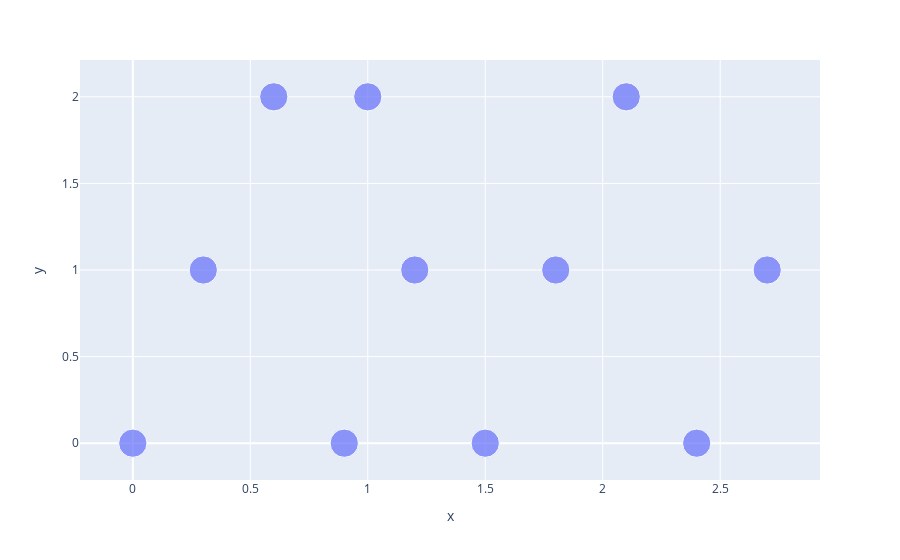

Notebook code for this chart:
### Code cell
class Pattern:
    def __init__(self, length: float):
        self.length = length
        self.length_sr = int(self.length * SR)
        self.notes = []
        self.buffer = None
        
    def play(self, time: float, note: float, length: float = 1., volume: float = 0.1):
        self.notes.append({
            "time": time,
            "start": int(time * SR),
            "end": int((time + length) * SR),
            "note": note,
            "freq": 440 + note * 100,
            "volume": volume,
        })
        
    def render(self):
        self.buffer = np.zeros(self.length_sr, dtype=np.float)
        for n in self.notes:
            samples = n["end"] - n["start"]
            end_freq = n["freq"] * samples / SR
            nbuf = np.sin(np.linspace(0, end_freq * 2. * math.pi, samples))
            nbuf *= np.linspace(1, 0, samples)
            nbuf *= n["volume"]
            self.buffer[n["start"]:min(self.length_sr, n["end"])] += nbuf[:min(samples, self.length_sr - n["start"])]
        
    def calc_callback(self, frames: int) -> np.ndarray:
        start_sample = current_sample % int(self.length * SR)
        end_sample = start_sample + frames
        buf = self.buffer[start_sample:end_sample]
        if buf.shape[0] < frames:
            buf = np.concatenate([buf, self.buffer[:frames - buf.shape[0]]])
        return buf.reshape(frames, 1)
        #for n in self.notes:
        #    if n["start"] <= start_sample and n["end"] > start_sample
    
    def plot(self):
        graph = [
            (n["time"], n["note"], n["volume"] * 5 + 1)
            for n in self.notes
        ]
        graph.sort(key=lambda n: n[0])
        px.scatter(
            x=[n[0] for n in graph], 
            y=[n[1] for n in graph], 
            size=[n[2] for n in graph]
        ).show()
        
pattern = Pattern(3)
for i in range(10):
    pattern.play(i/10*3, i%5%3, .7)
pattern.play(1, 2, 1)
pattern.render()
pattern.plot()

### Figure 1 — Plotly figure (JSON) as saved in the notebook; plotly's stock layout.template omitted (floating-point values rounded to 4 significant figures)
{"data": [{"hovertemplate": "x=%{x}<br>y=%{y}<br>size=%{marker.size}<extra></extra>", "legendgroup": "", "marker": {"color": "#636efa", "size": [1.5, 1.5, 1.5, 1.5, 1.5, 1.5, 1.5, 1.5, 1.5, 1.5, 1.5], "sizemode": "area", "sizeref": 0.00375, "symbol": "circle"}, "mode": "markers", "name": "", "orientation": "v", "showlegend": false, "type": "scatter", "x": [0, 0.3, 0.6, 0.9, 1, 1.2, 1.5, 1.8, 2.1, 2.4, 2.7], "xaxis": "x", "y": [0, 1, 2, 0, 2, 1, 0, 1, 2, 0, 1], "yaxis": "y"}], "layout": {"legend": {"itemsizing": "constant", "tracegroupgap": 0}, "margin": {"t": 60}, "xaxis": {"anchor": "y", "domain": [0, 1], "title": {"text": "x"}}, "yaxis": {"anchor": "x", "domain": [0, 1], "title": {"text": "y"}}}}
